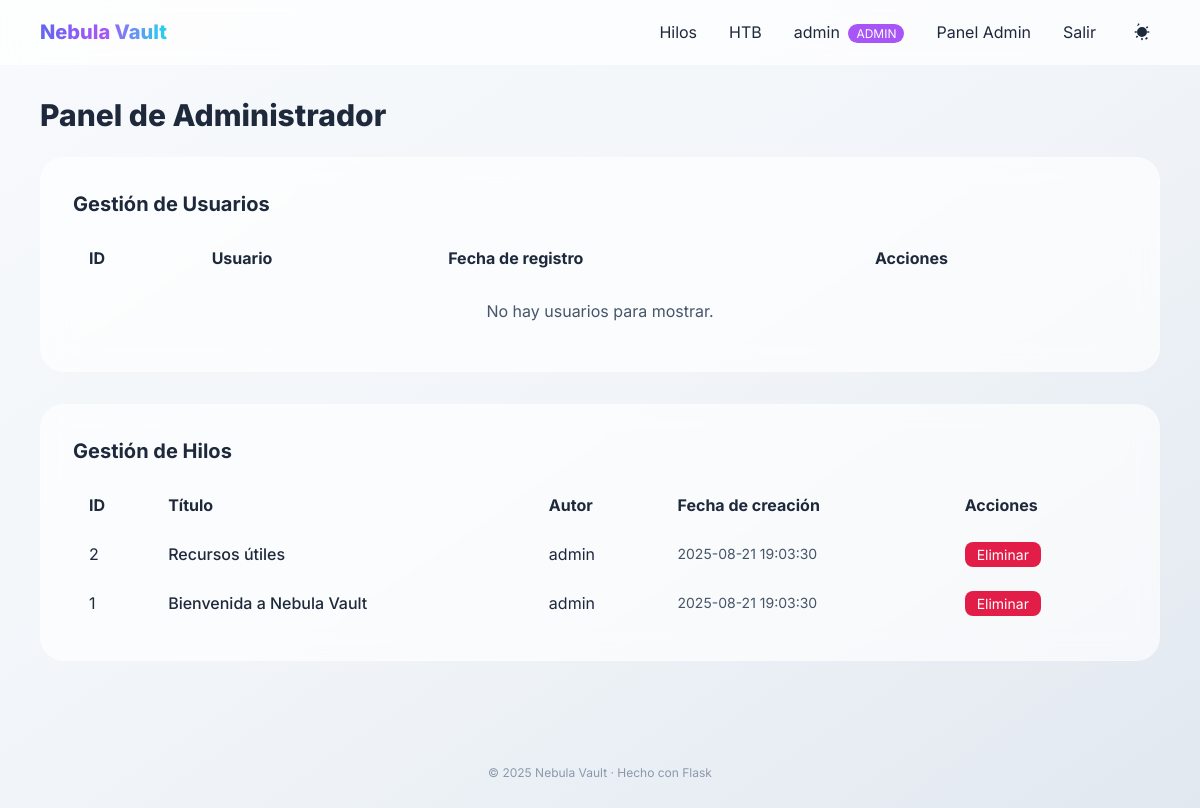
Page /admin (signed in) on the earlier database version.
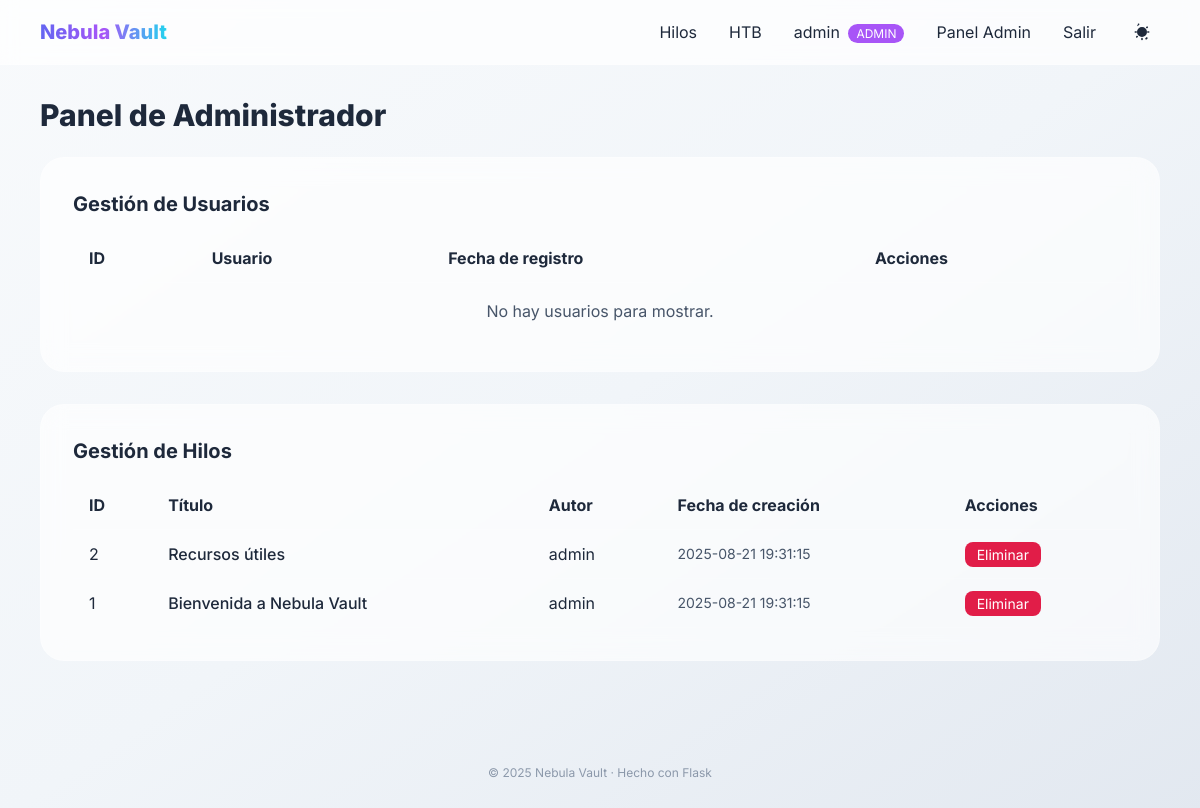
Same page on the later database version.
### tables this page shows
CREATE TABLE threads (
            id INTEGER PRIMARY KEY AUTOINCREMENT,
            title TEXT NOT NULL,
            content TEXT NOT NULL,
            author TEXT NOT NULL,
            created_at TEXT DEFAULT CURRENT_TIMESTAMP
        );

### app.py (the view)
@app.route("/admin")
def admin_panel():
    if not session.get("user") or session.get("user") != "admin":
        flash("Acceso denegado. Solo el administrador puede acceder a este panel.", "error")
        return redirect(url_for("dashboard"))
    db = get_db()
    cur = db.cursor()
    cur.execute("SELECT id, username, created_at FROM users WHERE username != 'admin' ORDER BY id")
    users = cur.fetchall()
    cur.execute("SELECT id, title, author, created_at FROM threads ORDER BY id DESC")
    threads = cur.fetchall()
    return render_template("admin.html", users=users, threads=threads, title="Panel de Administrador")

### app.py (called while the page is built)
def get_db():
    db = sqlite3.connect(DB_PATH)
    db.row_factory = sqlite3.Row
    return db

### templates/admin.html
{% extends 'base.html' %}
{% block content %}
<div class="mb-8">
  <h2 class="text-2xl md:text-3xl font-extrabold mb-6">Panel de Administrador</h2>
  <div class="glass rounded-3xl p-8 border border-white/20 mb-8">
    <h3 class="text-xl font-bold mb-4">Gestión de Usuarios</h3>
    <div class="overflow-x-auto">
      <table class="w-full">
        <thead>
          <tr class="border-b border-white/20">
            <th class="text-left py-3 px-4">ID</th>
            <th class="text-left py-3 px-4">Usuario</th>
            <th class="text-left py-3 px-4">Fecha de registro</th>
            <th class="text-left py-3 px-4">Acciones</th>
          </tr>
        </thead>
        <tbody>
          {% for user in users %}
          <tr class="border-b border-white/10">
            <td class="py-3 px-4">{{ user['id'] }}</td>
            <td class="py-3 px-4 font-medium">{{ user['username'] }}</td>
            <td class="py-3 px-4 text-sm text-slate-600 dark:text-slate-300">{{ user['created_at'] }}</td>
            <td class="py-3 px-4">
              <a href="{{ url_for('ban_user', user_id=user['id']) }}"
                 class="px-3 py-1 rounded-lg bg-rose-600 text-white text-sm lift"
                 onclick="return confirm('¿Estás seguro de que quieres banear a este usuario? Se eliminarán todas sus publicaciones y respuestas.');">
                Banear
              </a>
            </td>
          </tr>
          {% else %}
          <tr>
            <td colspan="4" class="py-4 px-4 text-center text-slate-600 dark:text-slate-300">
              No hay usuarios para mostrar.
            </td>
          </tr>
          {% endfor %}
        </tbody>
      </table>
    </div>
  </div>
  <div class="glass rounded-3xl p-8 border border-white/20">
    <h3 class="text-xl font-bold mb-4">Gestión de Hilos</h3>
    <div class="overflow-x-auto">
      <table class="w-full">
        <thead>
          <tr class="border-b border-white/20">
            <th class="text-left py-3 px-4">ID</th>
            <th class="text-left py-3 px-4">Título</th>
            <th class="text-left py-3 px-4">Autor</th>
            <th class="text-left py-3 px-4">Fecha de creación</th>
            <th class="text-left py-3 px-4">Acciones</th>
          </tr>
        </thead>
        <tbody>
          {% for thread in threads %}
          <tr class="border-b border-white/10">
            <td class="py-3 px-4">{{ thread['id'] }}</td>
            <td class="py-3 px-4 font-medium">{{ thread['title'] }}</td>
            <td class="py-3 px-4">{{ thread['author'] }}</td>
            <td class="py-3 px-4 text-sm text-slate-600 dark:text-slate-300">{{ thread['created_at'] }}</td>
            <td class="py-3 px-4">
              <a href="{{ url_for('admin_delete_thread', thread_id=thread['id']) }}"
                 class="px-3 py-1 rounded-lg bg-rose-600 text-white text-sm lift"
                 onclick="return confirm('¿Estás seguro de que quieres eliminar este hilo? Se eliminarán todas sus respuestas.');">
                Eliminar
              </a>
            </td>
          </tr>
          {% else %}
          <tr>
            <td colspan="5" class="py-4 px-4 text-center text-slate-600 dark:text-slate-300">
              No hay hilos para mostrar.
            </td>
          </tr>
          {% endfor %}
        </tbody>
      </table>
    </div>
  </div>
</div>
{% endblock %}

### templates/base.html (shortened to what this page needs)
<!doctype html>
<html lang="es" x-data="theme()" :class="{dark: isDark}">
<head>
  <script src="https://cdn.tailwindcss.com"></script>
  <link rel="stylesheet" href="{{ url_for('static', filename='style.css') }}">
</head>
<body class="min-h-screen bg-gradient-to-br from-slate-50 via-slate-100 to-slate-200 dark:from-gray-900 dark:via-slate-900 dark:to-black text-slate-800 dark:text-slate-100">
  <nav class="sticky top-0 z-50 backdrop-blur bg-white/70 dark:bg-gray-900/70 border-b border-white/20 dark:border-white/10">
    <div class="max-w-6xl mx-auto px-4 py-3 flex items-center justify-between">
      <a href="{{ url_for('dashboard') if session.get('user') else url_for('login') }}" class="text-xl font-extrabold bg-gradient-to-r from-indigo-500 via-purple-500 to-cyan-400 bg-clip-text text-transparent">
      </a>
      <div class="flex items-center gap-2">
        {% if session.get('user') %}
          <a class="px-3 py-2 rounded-xl lift hover:bg-indigo-50 dark:hover:bg-white/10" href="{{ url_for('threads') }}">Hilos</a>
          <a class="px-3 py-2 rounded-xl lift hover:bg-indigo-50 dark:hover:bg-white/10" href="{{ url_for('htb') }}">HTB</a>
          <a class="px-3 py-2 rounded-xl lift hover:bg-indigo-50 dark:hover:bg-white/10" href="{{ url_for('profile') }}">
            {{ session['user'] }}
            {% if session['user'] == 'admin' %}
              <span class="ml-1 px-2 py-0.5 text-xs bg-purple-500 text-white rounded-full">ADMIN</span>
            {% endif %}
          </a>
          {% if session['user'] == 'admin' %}
            <a class="px-3 py-2 rounded-xl lift hover:bg-indigo-50 dark:hover:bg-white/10" href="{{ url_for('admin_panel') }}">
              Panel Admin
            </a>
          {% endif %}
          <a class="px-3 py-2 rounded-xl lift hover:bg-rose-50 dark:hover:bg-white/10" href="{{ url_for('logout') }}">Salir</a>
        {% else %}
          <a class="px-3 py-2 rounded-xl lift hover:bg-indigo-50 dark:hover:bg-white/10" href="{{ url_for('login') }}">Login</a>
          <a class="px-3 py-2 rounded-xl lift hover:bg-indigo-50 dark:hover:bg-white/10" href="{{ url_for('register') }}">Registro</a>
        {% endif %}
        <button @click="toggle()" class="ml-2 p-2 rounded-xl lift hover:bg-indigo-50 dark:hover:bg-white/10" aria-label="Cambiar tema">
        </button>
      </div>
    </div>
  </nav>
  <main class="max-w-6xl mx-auto px-4 py-8">
    {% block content %}{% endblock %}
  </main>
  <footer class="py-10 text-center text-xs text-slate-500 dark:text-slate-400">
    <span class="opacity-70">© {{ datetime.utcnow().year }} Nebula Vault · Hecho con Flask</span>
  </footer>
</body>
</html>

### static/style.css (style rules this page uses)
:root { --ring: 0 0% 100%; }
body { transition: background-color .4s ease, color .4s ease; }
.glass { backdrop-filter: blur(12px); -webkit-backdrop-filter: blur(12px); background: rgba(255,255,255,.65); }
.lift { transition: transform .2s ease, box-shadow .2s ease; }

### templates/base.html (style rules this page uses)
body { font-family:Inter,ui-sans-serif,system-ui; }

Differences in the rows shown:
changed threads "Recursos útiles": created_at "2025-08-21 19:03:30" → "2025-08-21 19:31:15"
changed threads "Bienvenida a Nebula Vault": created_at "2025-08-21 19:03:30" → "2025-08-21 19:31:15"
